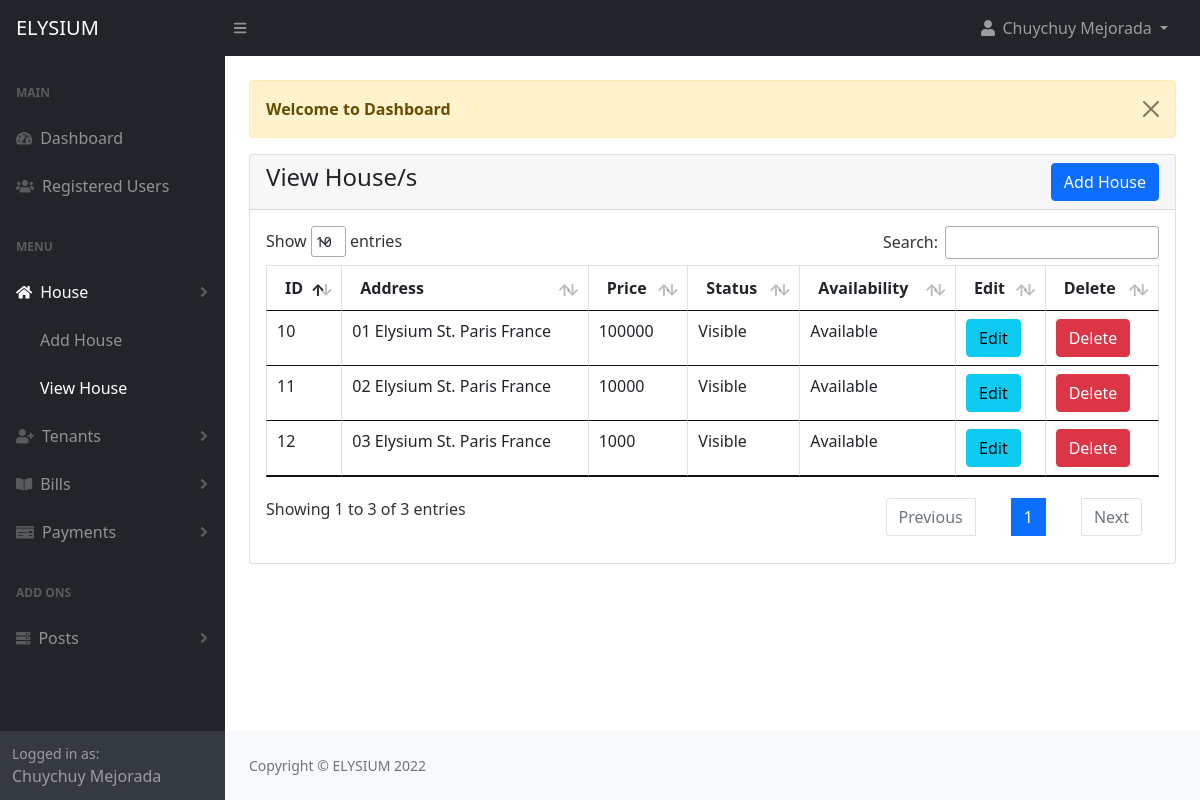
/admin/house_view.php (signed in), run on an earlier commit of the app's database.
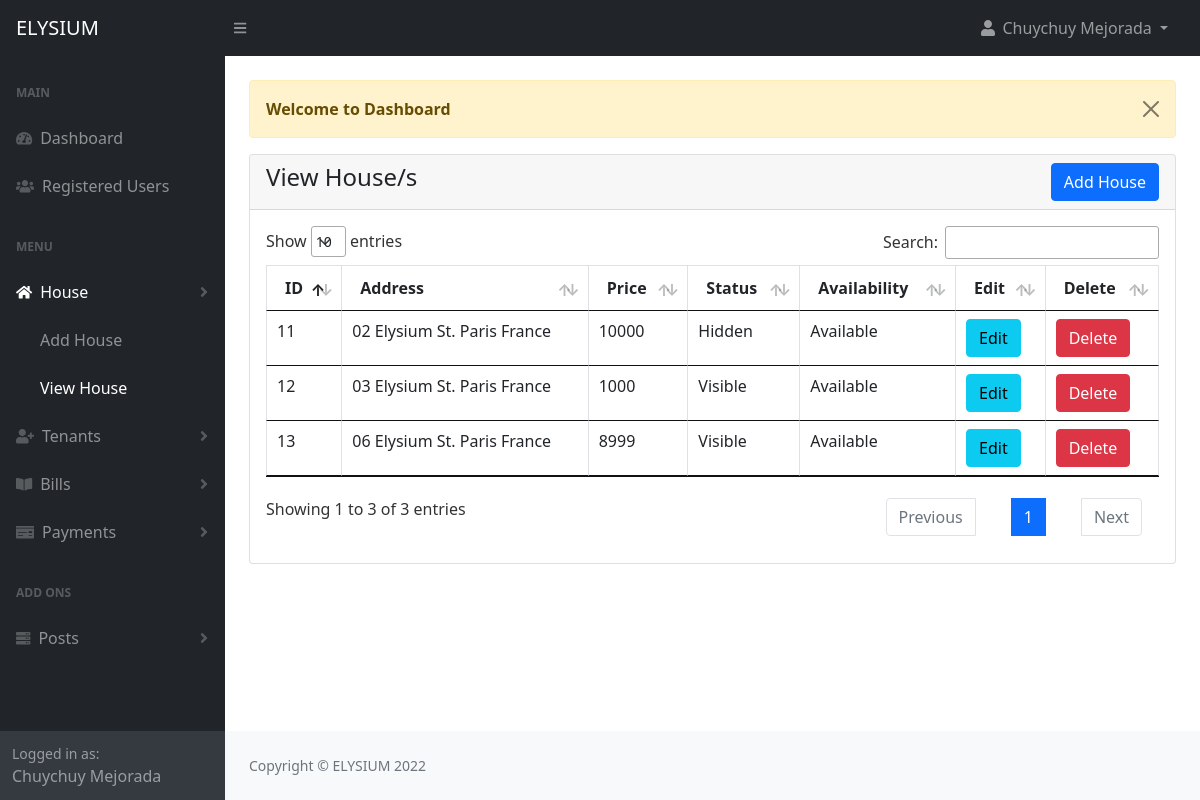
And on a later commit of the database.
### tables this page shows
CREATE TABLE `house` (
  `house_id` int(11) NOT NULL,
  `house_address` varchar(199) NOT NULL,
  `house_price` int(20) NOT NULL,
  `house_desc` text DEFAULT NULL,
  `house_status` tinyint(1) NOT NULL DEFAULT 0 COMMENT '0-invisible, 1-visible, 2-delete',
  `house_avail` tinyint(1) NOT NULL DEFAULT 0 COMMENT '0-invisible, 1-visible, 2-delete',
  `added_date` timestamp NOT NULL DEFAULT current_timestamp()
);

### admin/house_view.php (the view, shortened to what this page needs)
<?php
include("authentication.php");
include("includes/header.php");
?>
<div class="container-fluid px-4">
    <div class="row mt-4">
        <div class="col-md-12">
			<?php include('message.php'); ?>
            <div class="card">
                <div class="card-header">
                    <h4>View House/s
                        <a href="house_add.php" class="btn btn-primary float-end">Add House</a>
                    </h4>
                </div>
                <div class="card-body">
                <div class="table-responsive">
                    <table id="myDataTable" class="table table-bordered table-stripe">
                        <thead>
                            <tr>
                                <th>ID</th>
                                <th>Address</th>
                                <th>Price</th>
                                <th>Status</th>
                                <th>Availability</th>
                                <th>Edit</th>
                                <th>Delete</th>
                            </tr>
                        </thead>
                        <tbody>
                            <?php
                                $house = "SELECT * FROM house WHERE house_status != '2' ";
                                $house_run = mysqli_query($con,$house);
                                if(mysqli_num_rows($house_run) > 0 )
                                {
                                    foreach($house_run as $home)
                                    {
                                        ?>
                                        <tr>
                                            <td><?= $home['house_id'] ?></td>
                                            <td><?= $home['house_address'] ?></td>
                                            <td><?= $home['house_price'] ?></td>
                                            <td>
                                                <?= $home['house_status'] == '1' ? 'Visible':'Hidden' ?>
                                            </td>
                                            <td>
                                                <?php
                                                    if($home['house_avail'] == '1') { echo 'Available'; } else { echo 'Not Available'; }
                                                ?>
                                            </td>
                                            <td>
                                                <a href="house_edit.php?id=<?= $home['house_id'] ?>" class="btn btn-info">Edit</a>
                                            </td>
                                            <td>
                                                <form action="code.php" method="POST">
                                                    <button type="submit" name="house_delete" value="<?= $home['house_id'] ?> "href="" class="btn btn-danger">Delete</button>
                                                </form>
                                            </td>
                                        </tr>
                                        <?php
                                    }
                                }
                                else
                                {
                                    ?>
                                    <tr>
                                            <td colspan="6"> No Record Found</td>
                                    </tr>
                                    <?php
                                }
                            ?>
                        </tbody>
                    </table>
                </div>
                </div>
            </div>
        </div>
    </div>
</div>
<?php
include("includes/footer.php");
include("includes/scripts.php");
?>

What changed in the data, as far as the page shows it:
no longer on this page (row edited): house: house_id "10", house_address "01 Elysium St. Paris France", house_price "100000", house_status "Visible", house_avail "Available"
changed house "02 Elysium St. Paris France": house_status "Visible" → "Hidden"
added house: house_id "13", house_address "06 Elysium St. Paris France", house_price "8999", house_status "Visible", house_avail "Available"
